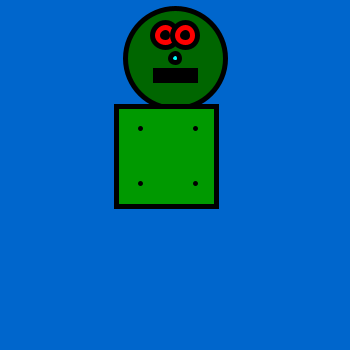
Frame 1 (no input)
Frame 60 (the mouse pressed at the canvas centre just before this capture): identical to frame 1, image omitted
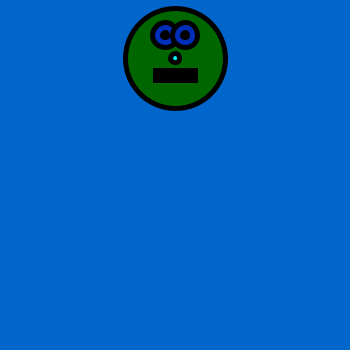
Frame 120 (the mouse held since frame 60 and released just before this capture)

The Processing sketch that drew these frames (run headless with seeded random() and noise(); from frame 60 on, the mouse is pressed at the canvas centre):

// Processing sketch: sketch_jumper
// ── sketch_jumper.pde

//character template

//setup
void setup()
{
  size(350, 350); 
  int value = 0;
  smooth();
  strokeWeight(5);
}


//draw loop
void draw()
{
  background(0, 102, 204);
  jumpingjackguy();
}



void eye(float x, float y, int scale) {
  fill(204, 102, 0);
  if(mousePressed == true) {
    fill(0, 46, 184);
  } 
  else {
    fill(255, 0, 0);
  }  
  ellipse( x, y, scale, scale);
  fill(0);
  ellipse( x, y, 5, 5);
}


// character function
void jumpingjackguy()
{



  fill(0, 102, 0); // bodycolor
  ellipse( width / 2, height / 6, 100, 100);

  fill(0, 255, 255);
  ellipse( width/2, height/6, 9, 9);


  float x = width / 2;
  float y = height / 2;
  if(mousePressed == true) {
    fill(255, 0, 0);
  } 
  else {
    fill(0, 46, 184);
  }


  eye(x-10, y / 5, 25);
  eye(x+10, y/5,   25);
  

  rect(height / 2.25, width / 5, 40, 10);


  if(mousePressed) {
    fill(102, 255, 51);
    println(mouseX + " " + mouseY);
  } 
  else {

    fill(0, 153, 0);

    rect(width/3, height/3.30, 100, 100);

    pushMatrix();
    translate(110, 108);
    point(30, 20);
    point(85, 20);
    point(85, 75);
    point(30, 75);

    popMatrix();


    // println("begin");
    float f = 0.3;
    //println("f is equal to " + f + " and i is equal to " + 1024);
    String s = "end";
    //println(s);
  }
}





/**class Entity{
 float x;
 float y;
 float destx;
 float desty;
 float speed;
 float movingAngle;
 boolean selected;
 boolean moving;
 public Entity(){
 x = random(width);
 y = random(height);
 speed = 5;
 selected = moving = false;
 }
 public void tick(){
 if(moving){
 x += cos(movingAngle)*speed;
 y += sin(movingAngle)*speed;
 if(sqrt(sq(destx-x)+sq(desty-y)) <= speed){
 moving = false;
 }
 }
 if(selected){
 stroke(255);
 fill(255,0,0);
 }
 else{
 stroke(0);
 fill(0,100,200);
 } 
 rect(x,y,50,50);
 }
 public void goTo(float dx,float dy){
 destx = dx;
 desty = dy;
 movingAngle = atan2(dy-y,dx-x);
 moving = true;
 }
 }
 ArrayList entities;
 void setup(){
 size(800,800);
 smooth();
 background(128);
 entities = new ArrayList();
 for(int i = 0; i< 50;i++){
 entities.add(new Entity());
 }
 }
 void draw(){
 background(0);
 for(int i = 0; i< entities.size();i++){
 Entity e = (Entity)entities.get(i);
 e.tick();
 }
 }
 void mousePressed(){
 //If no entity was pressed then we want them to move wherever the user clicked
 boolean entityPressed = false;
 //loop in reverse order so that if two square are on top of each other the one on top is selected
 for(int i = entities.size()-1; i>= 0 ;i--){
 Entity e = (Entity)entities.get(i);
 if(mouseX > e.x && mouseX < e.x+50 &&mouseY > e.y && mouseY < e.y+50){
 entityPressed = true;
 if(e.selected){
 e.selected = false;
 }
 else{
 e.selected = true;
 }
 break;//break so that no ther square are selected, this can be removed
 }
 }
 //No entity was pressed - move all selected entities to where the user clicked and unselect them.
 if(!entityPressed){
 for(int i = 0; i< entities.size();i++){
 Entity e = (Entity)entities.get(i);
 if(e.selected){
 e.goTo(mouseX+random(-50,50),mouseY+random(-50,50));
 e.selected = false;
 }
 }
 }
 
 
 
 */
